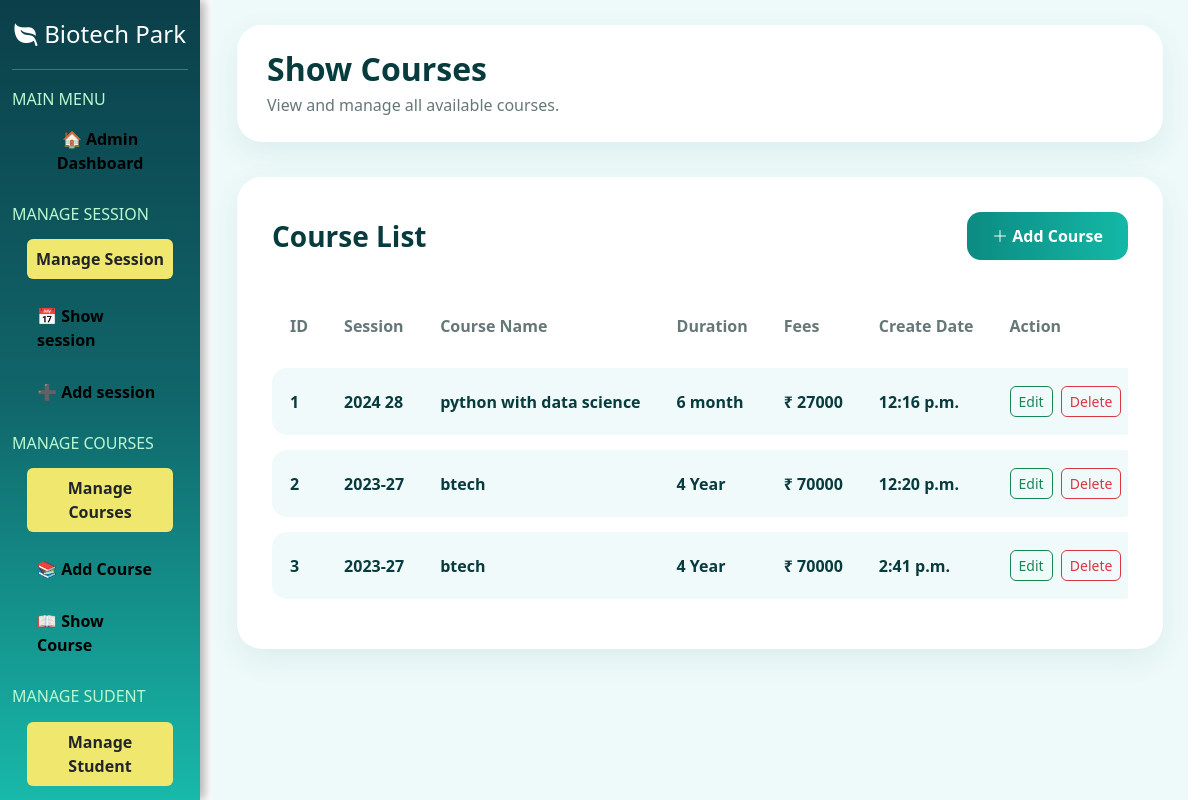
Page /showcourse/ on the earlier database version.
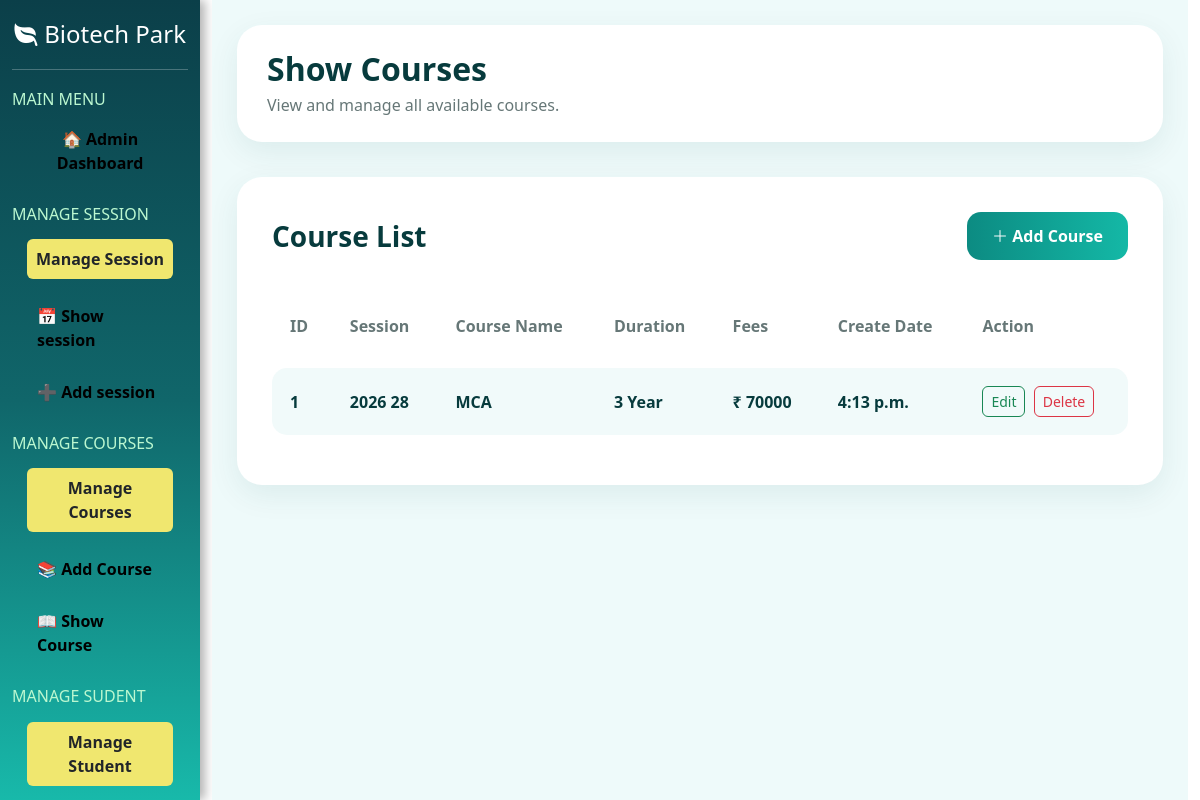
Same page on the later database version.
### myapp/models.py (models this page shows)
class tbl_course(models.Model):
    id=models.IntegerField(primary_key=True,auto_created=True)
    session_name=models.CharField(max_length=20)
    course_name=models.CharField(max_length=200)
    duration=models.CharField(max_length=20)
    fees=models.IntegerField()
    create_at=models.TimeField()

### myapp/views.py (the view)
# urls.py: path('showcourse/',showcourse,name='showcourse'),
def showcourse(request):
    ab=tbl_course.objects.all()
    return render(request, 'admin/showcourse.html', {'ab':ab})

### myapp/templates/admin/showcourse.html (shortened to what this page needs)
{% extends 'admin/adminlayout.html' %}
{% block admin %}
<div class="course-page">
    <div class="page-header">
        <h2>Show Courses</h2>
        <p>View and manage all available courses.</p>
    </div>
    <div class="course-card">
        <div class="d-flex justify-content-between align-items-center mb-4">
            <h3 class="course-title">
                Course List
            </h3>
            <a href="{% url 'addcourse' %}" class="add-course-btn">
                <i class="bi bi-plus-lg"></i>
                Add Course
            </a>
        </div>
        <div class="table-responsive">
            <table class="table custom-table">
                <thead>
                    <tr>
                        <th>ID</th>
                        <th>Session</th>
                        <th>Course Name</th>
                        <th>Duration</th>
                        <th>Fees</th>
                        <th>Create Date</th>
                        <th>Action</th>
                    </tr>
                </thead>
                <tbody>
                    {% for i in ab %}
                    <tr>
                        <td>{{ i.id }}</td>
                        <td>{{ i.session_name }}</td>
                        <td>{{ i.course_name }}</td>
                        <td>{{ i.duration }}</td>
                        <td>
                            ₹ {{ i.fees }}
                        </td>
                        <td>{{ i.create_at }}</td>
                        <td>
                            <a href="{% url 'editcourse' i.id %}"
                               class="btn btn-outline-success btn-sm edit-btn me-1">
                                Edit
                            </a>
                            <a href="{% url 'deletecourse' i.id %}"
                               class="btn btn-outline-danger btn-sm delete-btn">
                                Delete
                            </a>
                        </td>
                    </tr>
                    {% empty %}
                    <tr>
                        <td colspan="7" class="text-center">
                            No Courses Found
                        </td>
                    </tr>
                    {% endfor %}
                </tbody>
            </table>
        </div>
    </div>
</div>
{% endblock %}

Differences in the rows shown:
removed tbl_course: id "2", session_name "2023-27", course_name "btech", duration "4 Year", fees "70000", create_at "12:20 p.m."
removed tbl_course: id "3", session_name "2023-27", course_name "btech", duration "4 Year", fees "70000", create_at "2:41 p.m."
changed tbl_course id 1: session_name "2024 28" → "2026 28"; course_name "python with data science" → "MCA"; duration "6 month" → "3 Year"; fees "27000" → "70000"; create_at "12:16 p.m." → "4:13 p.m."
